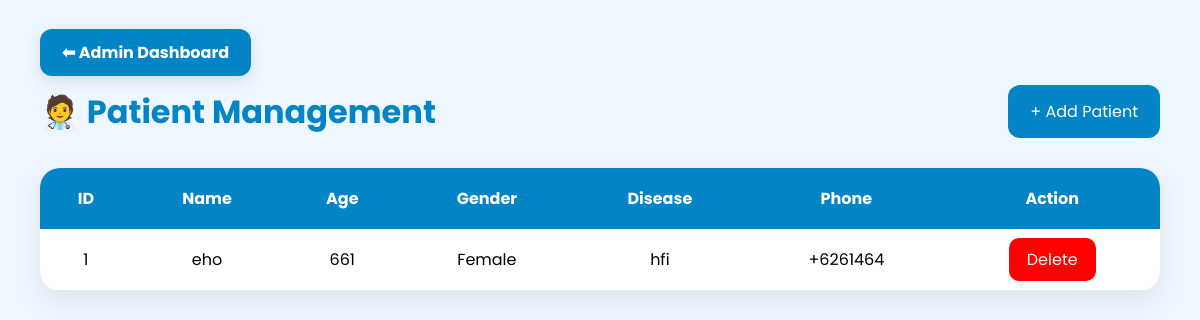
Page /patients (signed in) on the committed database.
### app.py (models this page shows)
class Patient(db.Model):
    id = db.Column(
        db.Integer,
        primary_key=True
    )
    fullname = db.Column(
        db.String(100),
        nullable=False
    )
    age = db.Column(
        db.Integer,
        nullable=False
    )
    gender = db.Column(
        db.String(20),
        nullable=False
    )
    disease = db.Column(
        db.String(100),
        nullable=False
    )
    phone = db.Column(
        db.String(15),
        nullable=False
    )

### app.py (the view)
@app.route("/patients")
@login_required
def view_patients():
    patients = Patient.query.all()
    return render_template(
        "patients.html",
        patients=patients
    )

### app.py (called while the page is built)
@login_manager.user_loader
def load_user(user_id):
    return User.query.get(int(user_id))

### templates/patients.html (shortened to what this page needs)
<div style="margin-bottom:20px;">
{% if current_user.role == 'admin' %}
<a href="/admin"
style="
background:#0284c7;
color:white;
padding:12px 22px;
border-radius:12px;
text-decoration:none;
font-weight:bold;
box-shadow:0 5px 15px rgba(0,0,0,0.1);
">
⬅ Admin Dashboard
</a>
{% endif %}
</div>
<!DOCTYPE html>
<html lang="en">
<head>
</head>
<body>
<div class="top">
    <h1>🧑‍⚕️ Patient Management</h1>
    <a class="add-btn"
       href="/add-patient">
       + Add Patient
    </a>
</div>
<div class="table-container">
<table>
<tr>
    <th>ID</th>
    <th>Name</th>
    <th>Age</th>
    <th>Gender</th>
    <th>Disease</th>
    <th>Phone</th>
    <th>Action</th>
</tr>
{% for patient in patients %}
<tr>
<td>{{ patient.id }}</td>
<td>{{ patient.fullname }}</td>
<td>{{ patient.age }}</td>
<td>{{ patient.gender }}</td>
<td>{{ patient.disease }}</td>
<td>{{ patient.phone }}</td>
<td>
<a class="delete-btn"
   href="/delete-patient/{{ patient.id }}">
   Delete
</a>
</td>
</tr>
{% endfor %}
</table>
</div>
</body>
</html>

### templates/patients.html (style rules this page uses)
* { margin:0; padding:0; box-sizing:border-box; font-family:'Poppins',sans-serif; }
body { background:#eef7ff; padding:40px; }
.top { display:flex; justify-content:space-between; align-items:center; margin-bottom:30px; }
h1 { color:#0284c7; }
.add-btn { background:#0284c7; color:white; padding:14px 22px; border-radius:12px; text-decoration:none; }
.table-container { background:white; border-radius:20px; overflow:hidden; box-shadow:0 10px 30px rgba(0,0,0,0.08); }
table { width:100%; border-collapse:collapse; }
th { background:#0284c7; color:white; padding:18px; }
td { padding:18px; border-bottom:1px solid #e2e8f0; text-align:center; }
.delete-btn { background:red; color:white; padding:10px 18px; border-radius:10px; text-decoration:none; }

### rows in the picture
Patient: id "1", fullname "eho", age "661", gender "Female", disease "hfi", phone "+6261464"
